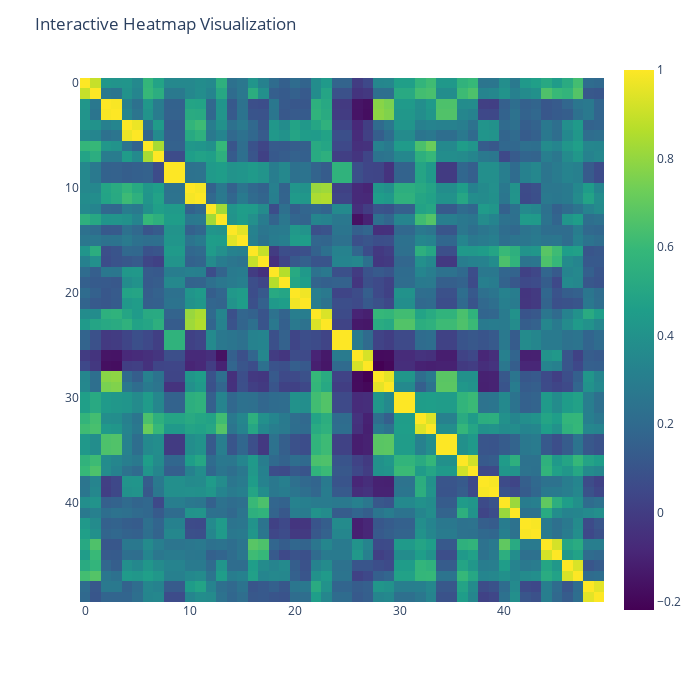

This figure's notebook cell:
### Code cell
import plotly.express as px
# 使用Plotly Express创建交互式热力图
fig = px.imshow(tmp,  # 确保tensor_sample是numpy数组
                 color_continuous_scale='Viridis',  # 颜色映射表
                 aspect='equal')  # 保持纵横比

# 添加标题
fig.update_layout(title_text='Interactive Heatmap Visualization')
fig.update_layout(width=700, height=700)
# 显示图表
fig.show()

### Figure 1 — Plotly figure (JSON) as saved in the notebook; plotly's stock layout.template omitted (floating-point values rounded to 4 significant figures; data arrays with more than 128 entries replaced by an {"elided": "..."} marker saying what was removed)
{"data": [{"coloraxis": "coloraxis", "hovertemplate": "x: %{x}<br>y: %{y}<br>color: %{z}<extra></extra>", "name": "0", "type": "heatmap", "xaxis": "x", "yaxis": "y", "z": {"elided": "50x50 float values"}}], "layout": {"coloraxis": {"colorscale": [[0, "#440154"], [0.1111, "#482878"], [0.2222, "#3e4989"], [0.3333, "#31688e"], [0.4444, "#26828e"], [0.5556, "#1f9e89"], [0.6667, "#35b779"], [0.7778, "#6ece58"], [0.8889, "#b5de2b"], [1, "#fde725"]]}, "height": 700, "margin": {"t": 60}, "title": {"text": "Interactive Heatmap Visualization"}, "width": 700, "xaxis": {"anchor": "y", "constrain": "domain", "domain": [0, 1], "scaleanchor": "y"}, "yaxis": {"anchor": "x", "autorange": "reversed", "constrain": "domain", "domain": [0, 1]}}}
